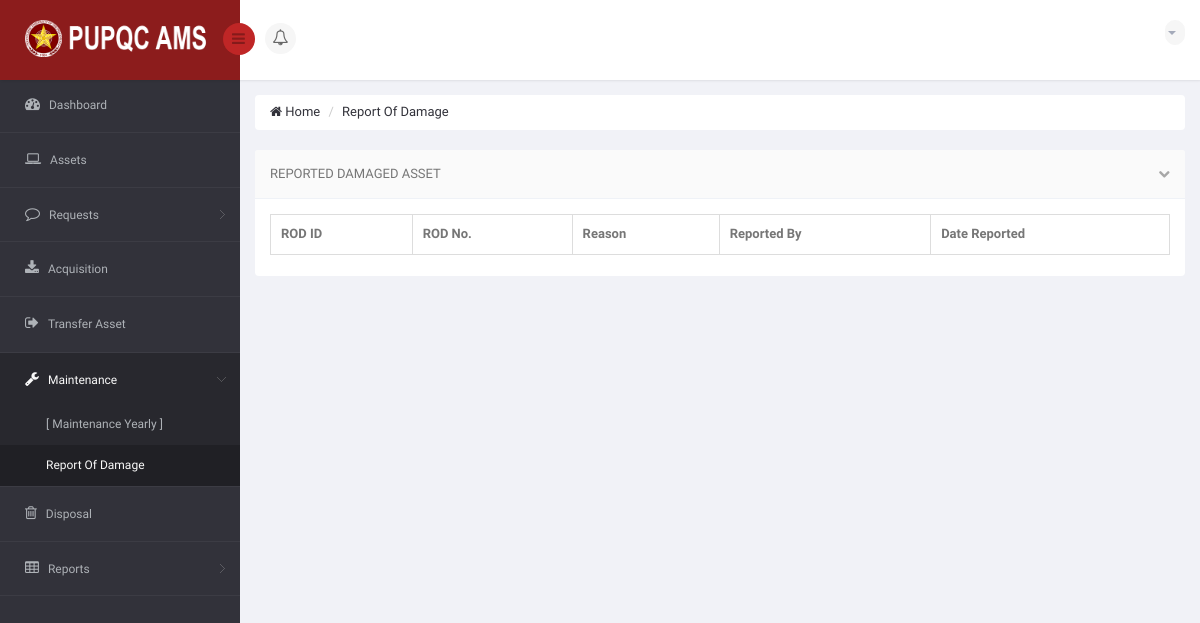
Page /DIR/PropertyOfficer/POMaintenanceReport.php (signed in) on the earlier database version.
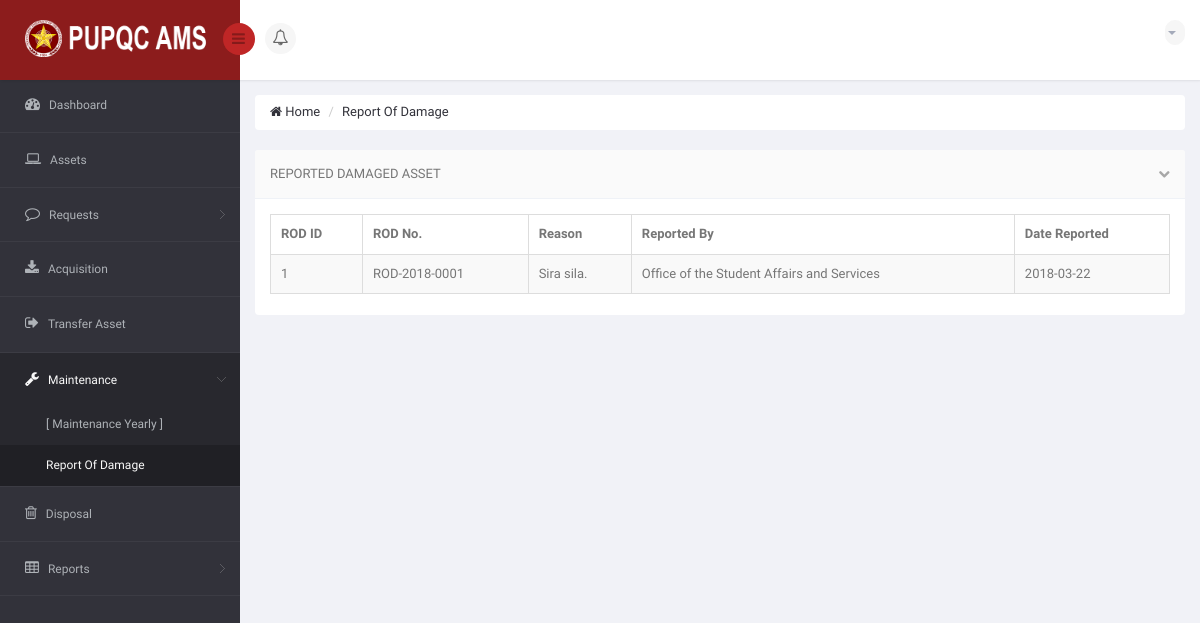
Same page on the later database version.
### tables this page shows
CREATE TABLE `ams_t_report_of_damage` (
  `ROD_ID` int(11) NOT NULL,
  `ROD_NO` varchar(15) NOT NULL,
  `ROD_REASON` varchar(350) NOT NULL,
  `ROD_DATE` date NOT NULL,
  `ROD_VIEW_BY_PO` int(11) DEFAULT '0',
  `ROD_VIEW_BY_USER` int(11) NOT NULL DEFAULT '0',
  `ROD_REMARKS` varchar(350) DEFAULT NULL
);

### DIR/PropertyOfficer/POMaintenanceReport.php (the view, shortened to what the changed rows need)
<!DOCTYPE html>
<html lang="en">
<head>
    <link href="../../bs3/css/bootstrap.min.css" rel="stylesheet">
    <link href="../../css/bootstrap-reset.css" rel="stylesheet">
    <link href="../../font-awesome/css/font-awesome.css" rel="stylesheet" />
    <link href="../../js/advanced-datatable/css/demo_page.css" rel="stylesheet" />
    <link href="../../js/advanced-datatable/css/demo_table.css" rel="stylesheet" />
    <link rel="stylesheet" href="../../js/data-tables/DT_bootstrap.css" />
    <link href="../../css/style.css" rel="stylesheet">
    <link href="../../css/style-responsive.css" rel="stylesheet" />
    <link href="../../js/iCheck/skins/minimal/minimal.css" rel="stylesheet">
    <link href="../../js/iCheck/skins/minimal/red.css" rel="stylesheet">
    <link href="../../js/iCheck/skins/minimal/green.css" rel="stylesheet">
    <link href="../../js/iCheck/skins/minimal/blue.css" rel="stylesheet">
    <link href="../../js/iCheck/skins/minimal/yellow.css" rel="stylesheet">
    <link href="../../js/iCheck/skins/minimal/purple.css" rel="stylesheet">
    <link href="../../js/iCheck/skins/square/square.css" rel="stylesheet">
    <link href="../../js/iCheck/skins/square/red.css" rel="stylesheet">
    <link href="../../js/iCheck/skins/square/green.css" rel="stylesheet">
    <link href="../../js/iCheck/skins/square/blue.css" rel="stylesheet">
    <link href="../../js/iCheck/skins/square/yellow.css" rel="stylesheet">
    <link href="../../js/iCheck/skins/square/purple.css" rel="stylesheet">
    <link href="../../js/iCheck/skins/flat/grey.css" rel="stylesheet">
    <link href="../../js/iCheck/skins/flat/red.css" rel="stylesheet">
    <link href="../../js/iCheck/skins/flat/green.css" rel="stylesheet">
    <link href="../../js/iCheck/skins/flat/blue.css" rel="stylesheet">
    <link href="../../js/iCheck/skins/flat/yellow.css" rel="stylesheet">
    <link href="../../js/iCheck/skins/flat/purple.css" rel="stylesheet">
    <link rel="stylesheet" type="text/css" href="../../js/select2/select2.css" />
    <link rel="stylesheet" type="text/css" href="../../js/bootstrap-daterangepicker/daterangepicker-bs3.css" />
    <link rel="stylesheet" type="text/css" href="../../js/bootstrap-datetimepicker/css/datetimepicker.css" />
    <link rel="stylesheet" type="text/css" href="../../js/bootstrap-datepicker/css/datepicker.css" />
    <link href="../../js/plugins/sweetalert/sweetalert.css" type="text/css" rel="stylesheet" media="screen,projection">
</head>
<body>
<section id="container" >
                <?php
                    include('../Connection/db.php');
                  ?>
    <section id="main-content">
        <section class="wrapper">
            <div class="row">
                <div class="col-sm-12">
                    <section class="panel">
                        <div class="panel-body">
                            <div class="adv-table">
                                <table  class="display table table-bordered table-striped" id="dynamic-table">
                                    <thead>
                                        <tr>
                                            <th style="">ROD ID</th>
                                            <th style="">ROD No.</th>
                                            <th style="">Reason</th>
                                            <th style="">Reported By</th>
                                            <th style="">Date Reported</th>
                                        </tr>
                                    </thead>
                                    <tbody>
                                        <?php
                                            $sql = "SELECT ROD.ROD_ID, ROD.ROD_NO, ROD.ROD_REASON, O.O_NAME, ROD.ROD_DATE FROM `ams_t_report_of_damage` AS ROD INNER JOIN `ams_t_report_of_damage_sub` AS RODS ON RODS.ROD_ID = ROD.ROD_ID INNER JOIN `ams_t_par_sub` AS PARS ON RODS.A_ID = PARS.A_ID INNER JOIN `ams_r_employee_profile` AS EP ON PARS.EP_ID = EP.EP_ID INNER JOIN `ams_r_office` AS O ON EP.O_ID = O.O_ID GROUP BY ROD.ROD_ID ORDER BY ROD.ROD_DATE DESC, ROD.ROD_ID DESC";
                                            $result = mysqli_query($connection, $sql) or die("Bad Query: $sql");
                                            while($row = mysqli_fetch_assoc($result))
                                            {
                                                $rodid = $row['ROD_ID'];
                                                $rodno = $row['ROD_NO'];
                                                $rodreason = $row['ROD_REASON'];
                                                $rodreportby = $row['O_NAME'];
                                                $roddate = $row['ROD_DATE'];
                                        ?>
                                        <tr class="gradeX">
                                            <td style=""> <?php echo $rodid; ?> </td>
                                            <td style=""> <?php echo $rodno; ?> </td>
                                            <td style=""> <?php echo $rodreason; ?> </td>
                                            <td style=""> <?php echo $rodreportby; ?> </td>
                                            <td style=""> <?php echo $roddate; ?> </td>
                                        </tr>
                                        <?php
                                            }
                                        ?>
                                    </tbody>
                                </table>
                            </div>
                        </div>
                    </section>
                </div>
            </div>
        </section>
    </section>
</section>
</body>
</html>

Differences in the rows shown:
added ams_t_report_of_damage: ROD_ID "1", ROD_NO "ROD-2018-0001", ROD_REASON "Sira sila.", rodreportby "Office of the Student Affairs and Services", ROD_DATE "2018-03-22"
